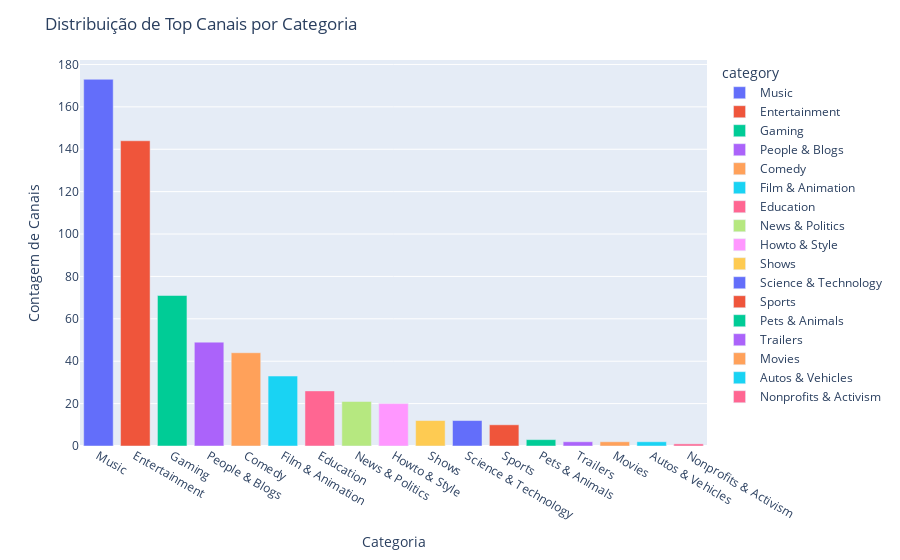

The notebook cell this image was saved under:
### Markdown cell above
Análise dos canais da amostra criados até 2014.

### Code cell
df_old_channel = df.query('`created_year` < 2015')

df_sorted = df_old_channel['category'].value_counts().reset_index()
df_sorted.columns = ['category', 'Count']
df_sorted = df_sorted.sort_values(by='Count', ascending=False)

fig = px.bar(df_sorted, x='category', y='Count', color='category')
fig.update_layout(title="Distribuição de Top Canais por Categoria", 
                  xaxis_title="Categoria", 
                  yaxis_title="Contagem de Canais")
fig.show()

### Figure 1 — Plotly figure (JSON) as saved in the notebook; plotly's stock layout.template omitted (floating-point values rounded to 4 significant figures)
{"data": [{"alignmentgroup": "True", "hovertemplate": "category=%{x}<br>Count=%{y}<extra></extra>", "legendgroup": "Music", "marker": {"color": "#636efa", "pattern": {"shape": ""}}, "name": "Music", "offsetgroup": "Music", "orientation": "v", "showlegend": true, "textposition": "auto", "type": "bar", "x": ["Music"], "xaxis": "x", "y": [173], "yaxis": "y"}, {"alignmentgroup": "True", "hovertemplate": "category=%{x}<br>Count=%{y}<extra></extra>", "legendgroup": "Entertainment", "marker": {"color": "#EF553B", "pattern": {"shape": ""}}, "name": "Entertainment", "offsetgroup": "Entertainment", "orientation": "v", "showlegend": true, "textposition": "auto", "type": "bar", "x": ["Entertainment"], "xaxis": "x", "y": [144], "yaxis": "y"}, {"alignmentgroup": "True", "hovertemplate": "category=%{x}<br>Count=%{y}<extra></extra>", "legendgroup": "Gaming", "marker": {"color": "#00cc96", "pattern": {"shape": ""}}, "name": "Gaming", "offsetgroup": "Gaming", "orientation": "v", "showlegend": true, "textposition": "auto", "type": "bar", "x": ["Gaming"], "xaxis": "x", "y": [71], "yaxis": "y"}, {"alignmentgroup": "True", "hovertemplate": "category=%{x}<br>Count=%{y}<extra></extra>", "legendgroup": "People & Blogs", "marker": {"color": "#ab63fa", "pattern": {"shape": ""}}, "name": "People & Blogs", "offsetgroup": "People & Blogs", "orientation": "v", "showlegend": true, "textposition": "auto", "type": "bar", "x": ["People & Blogs"], "xaxis": "x", "y": [49], "yaxis": "y"}, {"alignmentgroup": "True", "hovertemplate": "category=%{x}<br>Count=%{y}<extra></extra>", "legendgroup": "Comedy", "marker": {"color": "#FFA15A", "pattern": {"shape": ""}}, "name": "Comedy", "offsetgroup": "Comedy", "orientation": "v", "showlegend": true, "textposition": "auto", "type": "bar", "x": ["Comedy"], "xaxis": "x", "y": [44], "yaxis": "y"}, {"alignmentgroup": "True", "hovertemplate": "category=%{x}<br>Count=%{y}<extra></extra>", "legendgroup": "Film & Animation", "marker": {"color": "#19d3f3", "pattern": {"shape": ""}}, "name": "Film & Animation", "offsetgroup": "Film & Animation", "orientation": "v", "showlegend": true, "textposition": "auto", "type": "bar", "x": ["Film & Animation"], "xaxis": "x", "y": [33], "yaxis": "y"}, {"alignmentgroup": "True", "hovertemplate": "category=%{x}<br>Count=%{y}<extra></extra>", "legendgroup": "Education", "marker": {"color": "#FF6692", "pattern": {"shape": ""}}, "name": "Education", "offsetgroup": "Education", "orientation": "v", "showlegend": true, "textposition": "auto", "type": "bar", "x": ["Education"], "xaxis": "x", "y": [26], "yaxis": "y"}, {"alignmentgroup": "True", "hovertemplate": "category=%{x}<br>Count=%{y}<extra></extra>", "legendgroup": "News & Politics", "marker": {"color": "#B6E880", "pattern": {"shape": ""}}, "name": "News & Politics", "offsetgroup": "News & Politics", "orientation": "v", "showlegend": true, "textposition": "auto", "type": "bar", "x": ["News & Politics"], "xaxis": "x", "y": [21], "yaxis": "y"}, {"alignmentgroup": "True", "hovertemplate": "category=%{x}<br>Count=%{y}<extra></extra>", "legendgroup": "Howto & Style", "marker": {"color": "#FF97FF", "pattern": {"shape": ""}}, "name": "Howto & Style", "offsetgroup": "Howto & Style", "orientation": "v", "showlegend": true, "textposition": "auto", "type": "bar", "x": ["Howto & Style"], "xaxis": "x", "y": [20], "yaxis": "y"}, {"alignmentgroup": "True", "hovertemplate": "category=%{x}<br>Count=%{y}<extra></extra>", "legendgroup": "Shows", "marker": {"color": "#FECB52", "pattern": {"shape": ""}}, "name": "Shows", "offsetgroup": "Shows", "orientation": "v", "showlegend": true, "textposition": "auto", "type": "bar", "x": ["Shows"], "xaxis": "x", "y": [12], "yaxis": "y"}, {"alignmentgroup": "True", "hovertemplate": "category=%{x}<br>Count=%{y}<extra></extra>", "legendgroup": "Science & Technology", "marker": {"color": "#636efa", "pattern": {"shape": ""}}, "name": "Science & Technology", "offsetgroup": "Science & Technology", "orientation": "v", "showlegend": true, "textposition": "auto", "type": "bar", "x": ["Science & Technology"], "xaxis": "x", "y": [12], "yaxis": "y"}, {"alignmentgroup": "True", "hovertemplate": "category=%{x}<br>Count=%{y}<extra></extra>", "legendgroup": "Sports", "marker": {"color": "#EF553B", "pattern": {"shape": ""}}, "name": "Sports", "offsetgroup": "Sports", "orientation": "v", "showlegend": true, "textposition": "auto", "type": "bar", "x": ["Sports"], "xaxis": "x", "y": [10], "yaxis": "y"}, {"alignmentgroup": "True", "hovertemplate": "category=%{x}<br>Count=%{y}<extra></extra>", "legendgroup": "Pets & Animals", "marker": {"color": "#00cc96", "pattern": {"shape": ""}}, "name": "Pets & Animals", "offsetgroup": "Pets & Animals", "orientation": "v", "showlegend": true, "textposition": "auto", "type": "bar", "x": ["Pets & Animals"], "xaxis": "x", "y": [3], "yaxis": "y"}, {"alignmentgroup": "True", "hovertemplate": "category=%{x}<br>Count=%{y}<extra></extra>", "legendgroup": "Trailers", "marker": {"color": "#ab63fa", "pattern": {"shape": ""}}, "name": "Trailers", "offsetgroup": "Trailers", "orientation": "v", "showlegend": true, "textposition": "auto", "type": "bar", "x": ["Trailers"], "xaxis": "x", "y": [2], "yaxis": "y"}, {"alignmentgroup": "True", "hovertemplate": "category=%{x}<br>Count=%{y}<extra></extra>", "legendgroup": "Movies", "marker": {"color": "#FFA15A", "pattern": {"shape": ""}}, "name": "Movies", "offsetgroup": "Movies", "orientation": "v", "showlegend": true, "textposition": "auto", "type": "bar", "x": ["Movies"], "xaxis": "x", "y": [2], "yaxis": "y"}, {"alignmentgroup": "True", "hovertemplate": "category=%{x}<br>Count=%{y}<extra></extra>", "legendgroup": "Autos & Vehicles", "marker": {"color": "#19d3f3", "pattern": {"shape": ""}}, "name": "Autos & Vehicles", "offsetgroup": "Autos & Vehicles", "orientation": "v", "showlegend": true, "textposition": "auto", "type": "bar", "x": ["Autos & Vehicles"], "xaxis": "x", "y": [2], "yaxis": "y"}, {"alignmentgroup": "True", "hovertemplate": "category=%{x}<br>Count=%{y}<extra></extra>", "legendgroup": "Nonprofits & Activism", "marker": {"color": "#FF6692", "pattern": {"shape": ""}}, "name": "Nonprofits & Activism", "offsetgroup": "Nonprofits & Activism", "orientation": "v", "showlegend": true, "textposition": "auto", "type": "bar", "x": ["Nonprofits & Activism"], "xaxis": "x", "y": [1], "yaxis": "y"}], "layout": {"barmode": "relative", "legend": {"title": {"text": "category"}, "tracegroupgap": 0}, "margin": {"t": 60}, "title": {"text": "Distribuição de Top Canais por Categoria"}, "xaxis": {"anchor": "y", "categoryarray": ["Music", "Entertainment", "Gaming", "People & Blogs", "Comedy", "Film & Animation", "Education", "News & Politics", "Howto & Style", "Shows", "Science & Technology", "Sports", "Pets & Animals", "Trailers", "Movies", "Autos & Vehicles", "Nonprofits & Activism"], "categoryorder": "array", "domain": [0, 1], "title": {"text": "Categoria"}}, "yaxis": {"anchor": "x", "domain": [0, 1], "title": {"text": "Contagem de Canais"}}}}
